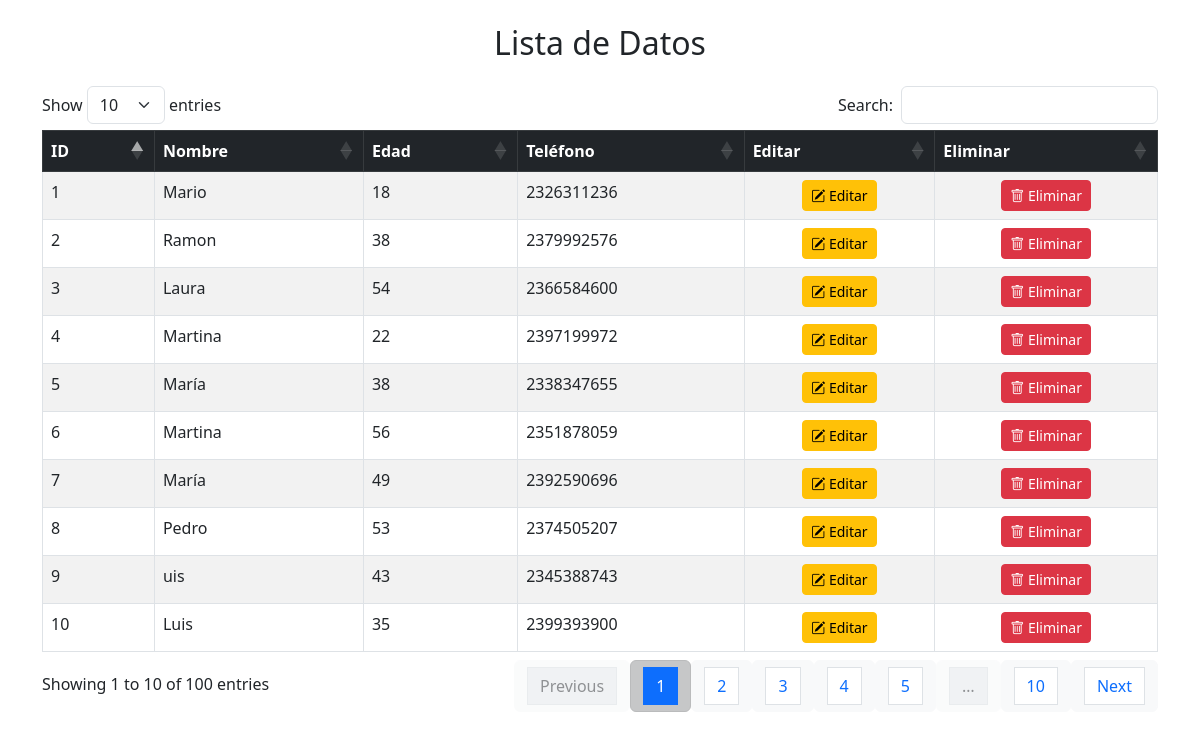
/mostrar.php, run on the app's committed database.
### tables this page shows
CREATE TABLE IF NOT EXISTS `datos` (
  `id` bigint NOT NULL AUTO_INCREMENT,
  `nombre` varchar(100) DEFAULT NULL,
  `edad` int DEFAULT NULL,
  `telefono` varchar(10) DEFAULT NULL,
  PRIMARY KEY (`id`)
);

### mostrar.php (the view, shortened to what this page needs)
<!DOCTYPE html>
<html lang="en">
<head>
    <link href="https://cdn.jsdelivr.net/npm/bootstrap@5.3.0/dist/css/bootstrap.min.css" rel="stylesheet">
    <link href="https://cdn.jsdelivr.net/npm/bootstrap-icons/font/bootstrap-icons.css" rel="stylesheet">
    <link href="https://cdn.jsdelivr.net/npm/datatables.net-bs5/css/dataTables.bootstrap5.min.css" rel="stylesheet">
</head>
<body class="container mt-4">
    <h2 class="text-center mb-4">Lista de Datos</h2>
    <div class="table-responsive">
        <table id="dataTable" class="table table-bordered table-hover table-striped">
            <thead class="table-dark">
                <tr>
                    <th>ID</th>
                    <th>Nombre</th>
                    <th>Edad</th>
                    <th>Teléfono</th>
                    <th>Editar</th>
                    <th>Eliminar</th>
                </tr>
            </thead>
            <tbody>
                <?php
                include 'conexion.php';
                $query = "SELECT * FROM datos";
                $resultado = mysqli_query($conexion, $query);
                if (mysqli_num_rows($resultado) > 0) {
                    while ($fila = mysqli_fetch_assoc($resultado)) {
                        echo "<tr>";
                        echo "<td>" . $fila['id'] . "</td>";
                        echo "<td>" . $fila['nombre'] . "</td>";
                        echo "<td>" . $fila['edad'] . "</td>";
                        echo "<td>" . $fila['telefono'] . "</td>";
                        echo "<td class='text-center'>
                                <a href='editar.php?id=" . $fila['id'] . "' class='btn btn-warning btn-sm'>
                                    <i class='bi bi-pencil-square'></i> Editar
                                </a>
                              </td>";
                        echo "<td class='text-center'>
                                <a href='eliminar.php?id=" . $fila['id'] . "' class='btn btn-danger btn-sm' onclick='return confirm(\"¿Estás seguro de eliminar este registro?\");'>
                                    <i class='bi bi-trash'></i> Eliminar
                                </a>
                              </td>";
                        echo "</tr>";
                    }
                } else {
                    echo "<tr><td colspan='6' class='text-center'>No hay datos disponibles</td></tr>";
                }
                ?>
            </tbody>
        </table>
    </div>
</body>
</html>

### data on the page
datos: id "1", nombre "Mario", edad "18", telefono "2326311236"
datos: id "2", nombre "Ramon", edad "38", telefono "2379992576"
datos: id "3", nombre "Laura", edad "54", telefono "2366584600"
datos: id "4", nombre "Martina", edad "22", telefono "2397199972"
datos: id "5", nombre "María", edad "38", telefono "2338347655"
datos: id "6", nombre "Martina", edad "56", telefono "2351878059"
datos: id "7", nombre "María", edad "49", telefono "2392590696"
datos: id "8", nombre "Pedro", edad "53", telefono "2374505207"
datos: id "9", nombre "uis", edad "43", telefono "2345388743"
datos: id "10", nombre "Luis", edad "35", telefono "2399393900"
